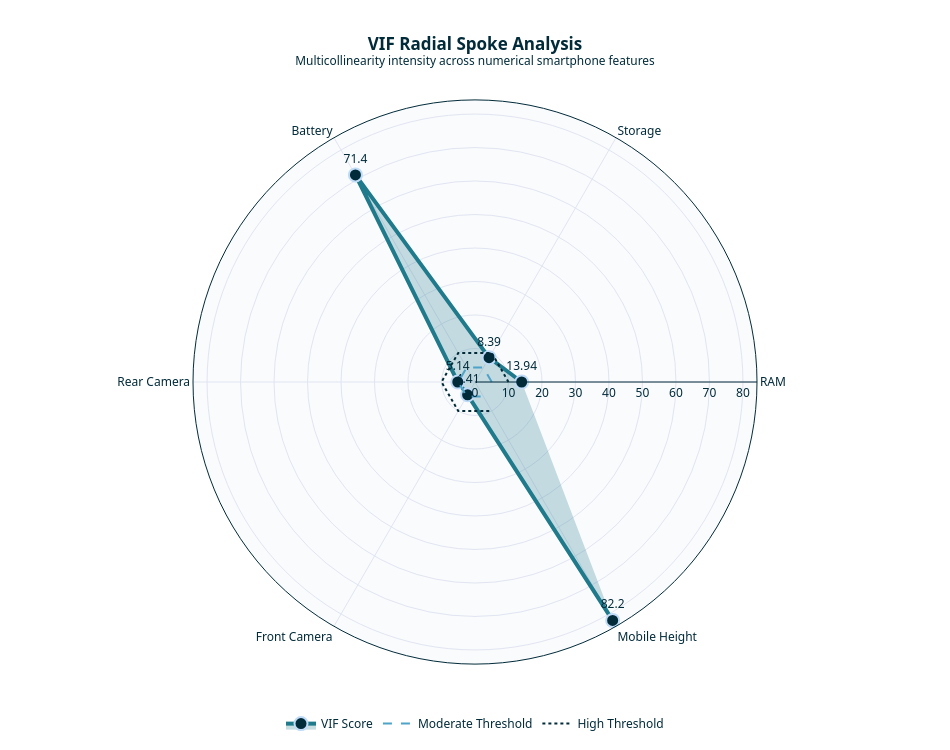

The code cell stored with this chart in its notebook:
### Markdown cell above
Variance Inflation Factor (VIF) is used to detect multicollinearity among independent numerical features. A high VIF value indicates that a feature is strongly explained by other predictors, which can reduce model interpretability and make regression coefficients unstable.

### Code cell
vif_df = df.copy()

vif_cols = {
    "RAM": "RAM",
    "Storage": "Memory",
    "Battery": "Battery_",
    "Rear Camera": "Rear Camera",
    "Front Camera": "Front Camera",
    "Mobile Height": "Mobile Height"
}

for new_col, old_col in vif_cols.items():
    vif_df[new_col] = pd.to_numeric(
        vif_df[old_col].astype(str).str.extract(r"(\d+\.?\d*)")[0],
        errors="coerce"
    )

X_vif = vif_df[list(vif_cols.keys())].dropna()

vif_result = pd.DataFrame()
vif_result["Feature"] = X_vif.columns
vif_result["VIF"] = [
    variance_inflation_factor(X_vif.values, i)
    for i in range(X_vif.shape[1])
]

vif_result["Risk Level"] = pd.cut(
    vif_result["VIF"],
    bins=[0, 5, 10, np.inf],
    labels=["Low", "Moderate", "High"]
)

vif_result["Angle"] = np.linspace(
    0,
    360,
    len(vif_result),
    endpoint=False
)

fig = go.Figure()

fig.add_trace(go.Scatterpolar(
    r=vif_result["VIF"],
    theta=vif_result["Feature"],
    mode="lines+markers+text",
    fill="toself",
    text=vif_result["VIF"].round(2),
    textposition="top center",
    line=dict(
        color="#1F7A8C",
        width=4
    ),
    marker=dict(
        size=13,
        color="#022B3A",
        line=dict(
            color="#BFDBF7",
            width=2
        )
    ),
    fillcolor="rgba(31,122,140,0.25)",
    name="VIF Score"
))

fig.add_trace(go.Scatterpolar(
    r=[5] * len(vif_result),
    theta=vif_result["Feature"],
    mode="lines",
    line=dict(
        color="#4FA3C8",
        width=2,
        dash="dash"
    ),
    name="Moderate Threshold"
))

fig.add_trace(go.Scatterpolar(
    r=[10] * len(vif_result),
    theta=vif_result["Feature"],
    mode="lines",
    line=dict(
        color="#022B3A",
        width=2,
        dash="dot"
    ),
    name="High Threshold"
))

fig.update_layout(
    title=dict(
        text="<b>VIF Radial Spoke Analysis</b><br><sup>Multicollinearity intensity across numerical smartphone features</sup>",
        x=0.5
    ),
    width=950,
    height=750,
    template="plotly_white",
    paper_bgcolor="white",
    polar=dict(
        bgcolor="#FAFBFC",
        radialaxis=dict(
            visible=True,
            range=[
                0,
                max(12, vif_result["VIF"].max() + 2)
            ],
            gridcolor="#E1E5F2",
            linecolor="#022B3A"
        ),
        angularaxis=dict(
            gridcolor="#E1E5F2",
            linecolor="#022B3A"
        )
    ),
    legend=dict(
        orientation="h",
        y=-0.08,
        x=0.5,
        xanchor="center"
    ),
    font=dict(
        family="Segoe UI",
        color="#022B3A"
    )
)

fig.show()

vif_result

### Figure 1 — Plotly figure (JSON) as saved in the notebook; plotly's stock layout.template omitted (floating-point values rounded to 4 significant figures)
{"data": [{"fill": "toself", "fillcolor": "rgba(31,122,140,0.25)", "line": {"color": "#1F7A8C", "width": 4}, "marker": {"color": "#022B3A", "line": {"color": "#BFDBF7", "width": 2}, "size": 13}, "mode": "lines+markers+text", "name": "VIF Score", "r": [13.94, 8.392, 71.4, 5.145, 4.412, 82.2], "text": [13.94, 8.39, 71.4, 5.14, 4.41, 82.2], "textposition": "top center", "theta": ["RAM", "Storage", "Battery", "Rear Camera", "Front Camera", "Mobile Height"], "type": "scatterpolar"}, {"line": {"color": "#4FA3C8", "dash": "dash", "width": 2}, "mode": "lines", "name": "Moderate Threshold", "r": [5, 5, 5, 5, 5, 5], "theta": ["RAM", "Storage", "Battery", "Rear Camera", "Front Camera", "Mobile Height"], "type": "scatterpolar"}, {"line": {"color": "#022B3A", "dash": "dot", "width": 2}, "mode": "lines", "name": "High Threshold", "r": [10, 10, 10, 10, 10, 10], "theta": ["RAM", "Storage", "Battery", "Rear Camera", "Front Camera", "Mobile Height"], "type": "scatterpolar"}], "layout": {"font": {"color": "#022B3A", "family": "Segoe UI"}, "height": 750, "legend": {"orientation": "h", "x": 0.5, "xanchor": "center", "y": -0.08}, "paper_bgcolor": "white", "polar": {"angularaxis": {"gridcolor": "#E1E5F2", "linecolor": "#022B3A"}, "bgcolor": "#FAFBFC", "radialaxis": {"gridcolor": "#E1E5F2", "linecolor": "#022B3A", "range": [0, 84.2], "visible": true}}, "title": {"text": "<b>VIF Radial Spoke Analysis</b><br><sup>Multicollinearity intensity across numerical smartphone features</sup>", "x": 0.5}, "width": 950}}
